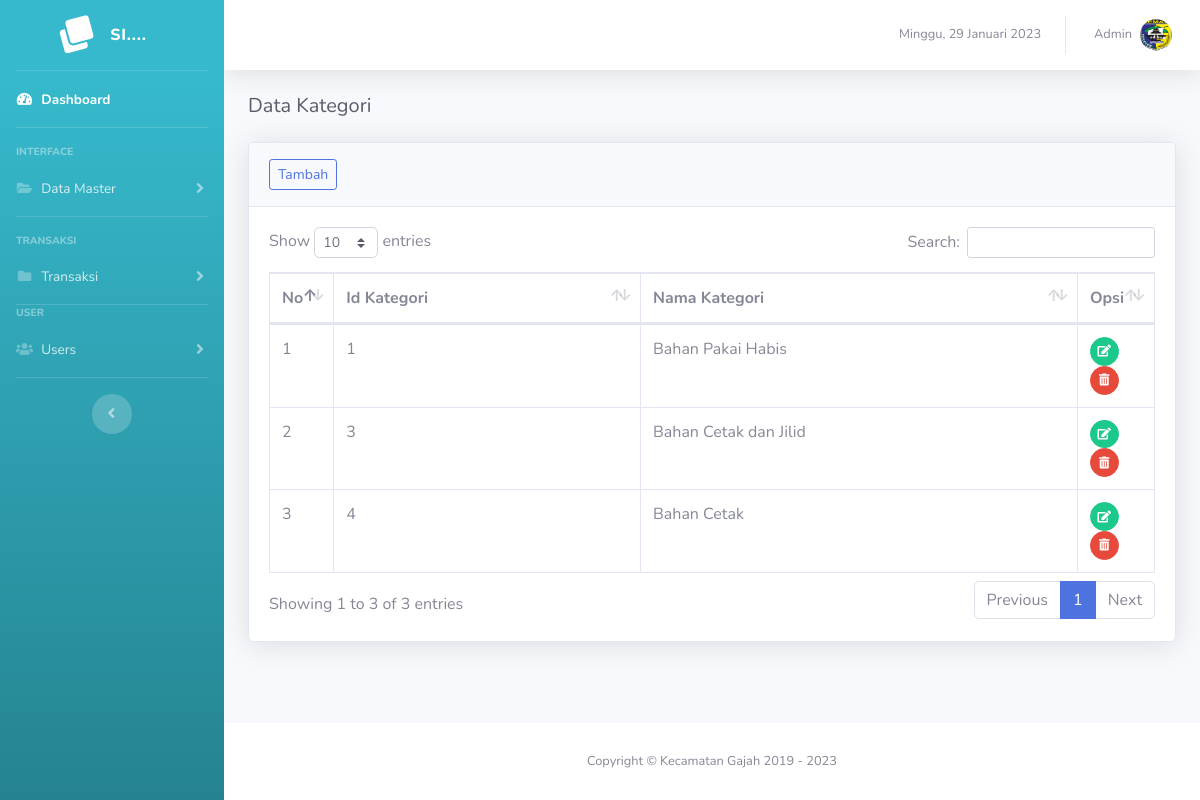
Screenshot of /kategori (signed in) with the database file from the repository.
### tables this page shows
CREATE TABLE `tb_kategori` (
  `id_kategori` int(11) NOT NULL,
  `kategori` varchar(50) NOT NULL
);

### page/kategori/kategori.php (the view)
<h5 class="h5 mb-4 text-gray-800">Data Kategori</h5>
<div class="card shadow mb-4">
  <div class="card-header py-3">
    <a href="?page=kategori&action=add" class="btn btn-sm btn-outline-primary">Tambah</a>
  </div>
  <div class="card-body">
    <div class="table-responsive">
      <table class="table table-bordered" id="dataTable" width="100%" cellspacing="0">
        <thead>
          <tr>
            <th width="5%">No</th>
            <th>Id Kategori</th>
            <th>Nama Kategori</th>
            <th width="8%">Opsi</th>
          </tr>
        </thead>
        <tbody>
          <?php
          $no = 1;
          $sql = $conn->query("SELECT * FROM tb_kategori");
          foreach ($sql as $key => $value) :
          ?>
            <tr>
              <td><?= $no++; ?></td>
              <td><?= $value['id_kategori']; ?></td>
              <td><?= $value['kategori']; ?></td>
              <td>
                <a href="?page=kategori&action=edit&id=<?= urlencode(base64_encode($value['id_kategori'])); ?>" class="btn btn-sm btn-circle btn-success" data-toggle="tooltip" data-placement="top" title="Edit"><i class="fas fa-edit"></i></a>
                <a href="?page=kategori&action=delete&id=<?= urlencode(base64_encode($value['id_kategori'])); ?>" name="delete" class=" delete btn btn-sm btn-circle btn-danger" data-toggle="tooltip" data-placement="top" title="Delete"><i class="fas fa-trash-alt"></i></a>
              </td>
            </tr>
          <?php endforeach; ?>
        </tbody>
      </table>
    </div>
  </div>
</div>

### rows the page displays
tb_kategori: id_kategori "1", kategori "Bahan Pakai Habis"
tb_kategori: id_kategori "3", kategori "Bahan Cetak dan Jilid"
tb_kategori: id_kategori "4", kategori "Bahan Cetak"

### other values shown
$_SESSION['nama'] "Admin"
